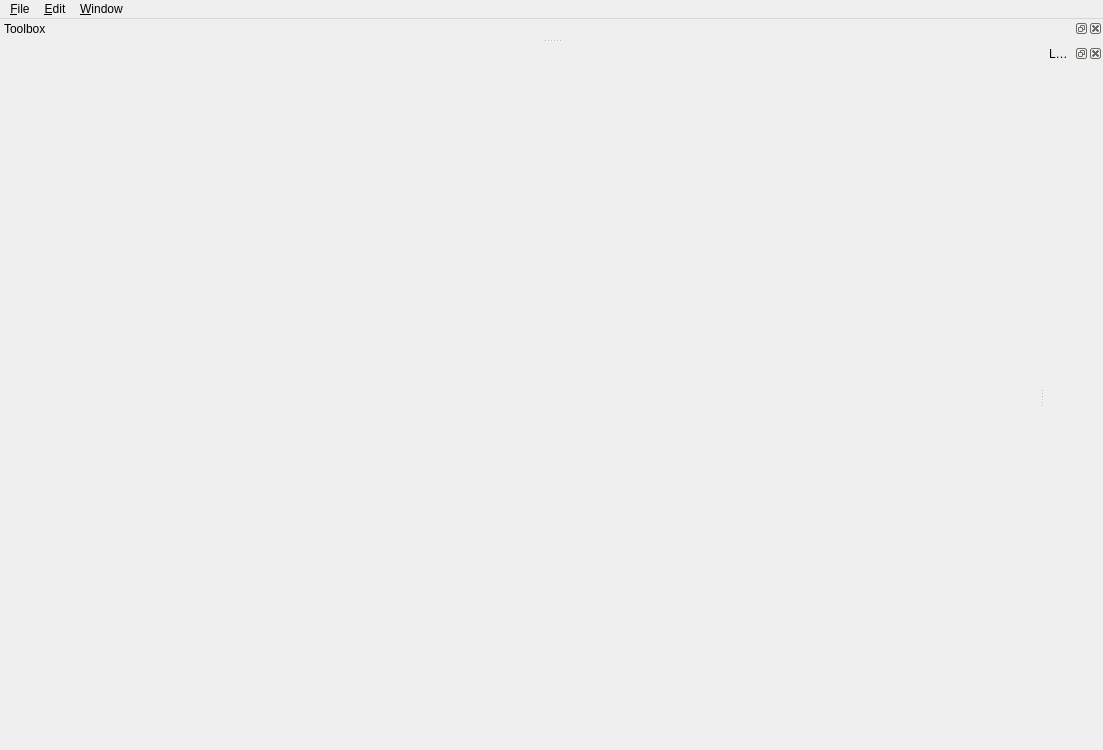
<?xml version="1.0" encoding="UTF-8"?>
<ui version="4.0">
 <class>MainWindow</class>
 <widget class="QMainWindow" name="MainWindow">
  <property name="geometry">
   <rect>
    <x>0</x>
    <y>0</y>
    <width>1103</width>
    <height>750</height>
   </rect>
  </property>
  <property name="minimumSize">
   <size>
    <width>0</width>
    <height>750</height>
   </size>
  </property>
  <property name="windowTitle">
   <string>qFGRadio</string>
  </property>
  <widget class="QWidget" name="centralWidget"/>
  <widget class="QDockWidget" name="dockWidget">
   <property name="windowTitle">
    <string>Layers</string>
   </property>
   <attribute name="dockWidgetArea">
    <number>2</number>
   </attribute>
   <widget class="QWidget" name="dockWidgetContents"/>
  </widget>
  <widget class="QMenuBar" name="menuBar">
   <property name="geometry">
    <rect>
     <x>0</x>
     <y>0</y>
     <width>1103</width>
     <height>19</height>
    </rect>
   </property>
   <widget class="QMenu" name="menuWindow">
    <property name="title">
     <string>&amp;Window</string>
    </property>
   </widget>
   <widget class="QMenu" name="menuFile">
    <property name="title">
     <string>&amp;File</string>
    </property>
    <addaction name="actionStart_Flightgear"/>
    <addaction name="actionConnect_to_Flightgear"/>
    <addaction name="actionExit"/>
   </widget>
   <widget class="QMenu" name="menu_Edit">
    <property name="title">
     <string>&amp;Edit</string>
    </property>
    <addaction name="action_Settings"/>
   </widget>
   <addaction name="menuFile"/>
   <addaction name="menu_Edit"/>
   <addaction name="menuWindow"/>
  </widget>
  <widget class="QDockWidget" name="dockWidget3">
   <property name="windowTitle">
    <string>Toolbox</string>
   </property>
   <attribute name="dockWidgetArea">
    <number>4</number>
   </attribute>
   <widget class="QWidget" name="dockWidgetContents_3"/>
  </widget>
  <action name="actionExit">
   <property name="text">
    <string>E&amp;xit</string>
   </property>
   <property name="shortcut">
    <string>Ctrl+X</string>
   </property>
  </action>
  <action name="actionConnect_to_Flightgear">
   <property name="text">
    <string>Connect to Flightgear</string>
   </property>
  </action>
  <action name="actionStart_Flightgear">
   <property name="text">
    <string>Start Flightgear</string>
   </property>
  </action>
  <action name="action_Settings">
   <property name="text">
    <string>&amp;Settings</string>
   </property>
  </action>
 </widget>
 <layoutdefault spacing="6" margin="11"/>
 <resources/>
 <connections/>
</ui>
